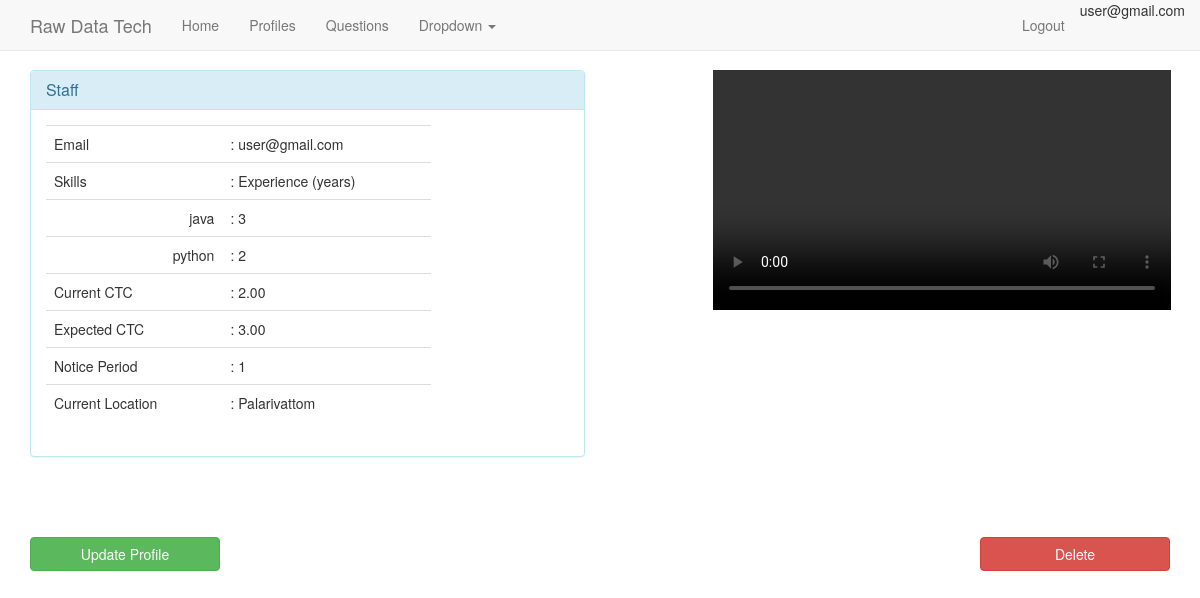
/profiles/1/ (signed in), run on the app's committed database.
### recruits/models.py (models this page shows, shortened)
class CustomUser(AbstractBaseUser, PermissionsMixin):
    email = models.EmailField(unique=True)
    name = models.CharField(max_length=30)
    address = models.CharField(max_length=50)
    date_joined = models.DateTimeField(auto_now_add=True)
    is_active = models.BooleanField(default=True)
    is_staff = models.BooleanField(default=False)
    objects = UserManager()
    USERNAME_FIELD = 'email'
    REQUIRED_FIELDS = []
    class Meta:
        verbose_name = 'user'
        verbose_name_plural = 'users'
    def __str__(self):
        return self.email

class Profile(models.Model):
    user = models.ForeignKey(settings.AUTH_USER_MODEL, related_name='profiles')
    name = models.CharField(max_length=40)
    email = models.EmailField()
    location = models.CharField(max_length=20,)
    current_ctc = models.DecimalField(max_digits=3, decimal_places=2,)
    expected_ctc = models.DecimalField(max_digits=3, decimal_places=2,)
    notice_period = models.IntegerField()
    resume = models.FileField(upload_to='docs/', blank=True)
    recording = models.FileField(upload_to='media/', blank=True)
    recording_optional = models.FileField(blank=True)

class Skillset(models.Model):
    profile = models.ForeignKey(Profile, related_name='skills')
    skill = models.CharField(max_length=10)
    exp = models.IntegerField()
    class Meta:
        unique_together = ('profile', 'skill', 'exp')

### recruits/views.py (the view)
# urls.py: url(r'profiles/(?P<id>[0-9]{1,2})/$', profile_detail, name='profile-detail'),
def profile_detail(request, id=None):
    if not request.user.is_authenticated():
        return HttpResponse("You need to Login first.")
    elif request.user.is_authenticated():
        profile = Profile.objects.get(id=id)
        context = {
            'profile': profile
        }
        return render(request, 'recruits/detail.html', context)

### recruits/templates/recruits/detail.html (shortened to what this page needs)
{% extends "recruits/base.html" %}
{% load static %}
{% block content %}
<div class="container">
      <div class="row">
        <div class="col-xs-12 col-sm-12 col-md-6 col-lg-6 col-xs-offset-0 col-sm-offset-0 col-md-offset-0 col-lg-offset-0 toppad" >
          <div class="panel panel-info">
            <div class="panel-heading">
              <h3 class="panel-title">{{ profile.name }}</h3>
            </div>
            <div class="panel-body">
              <div class="row">
                <div class=" col-lg-9 col-lg-9 ">
                  <table class="table table-user-information">
                    <tbody>
                      <tr>
                        <td>Email</td>
                        <td>: {{ profile.email }}</td>
                      </tr>
                      <tr>
                        <td>Skills </td>
                        <td>: Experience (years)</td>
                      </tr>
                      {% for item in profile.skills.all %}
                      <tr>
                      <td class='text-right'>{{ item.skill }}</td>
                      <td>: {{ item.exp }}</td>
                      </tr>
                      {% endfor %}
                      <tr>
                        <td>Current CTC </td>
                        <td>: {{ profile.current_ctc }}</td>
                      </tr>
                      <tr>
                        <td>Expected CTC </td>
                        <td>: {{ profile.expected_ctc }}</td>
                      </tr>
                      <tr>
                        <td>Notice Period </td>
                        <td>: {{ profile.notice_period }}</td>
                      </tr>
                      <tr>
                        <td>Current Location </td>
                        <td>: {{ profile.location }}</td>
                      </tr>
                    </tbody>
                  </table>
                </div>
              </div>
            </div>
          </div>
        </div>
        {% if profile.recording %}
        <video class='col-sm-5 col-sm-offset-1' width="320" height="240" controls>
          <source src="{{ profile.recording.url }}" type="video/mp4"> Your browser does not support the video tag./>
        {% endif %}
        </video>
      </div>
      <br>
      <br>
      <br>
      <a class='btn btn-success col-sm-2' href='update/' role='button'>Update Profile</a>
      <a class='btn btn-danger pull-right col-sm-2' href='delete/' role='button'>Delete</a><br>
    </div>
  {% endblock %}

### recruits/templates/recruits/navbar.html (shortened to what this page needs)
<nav class="navbar navbar-default navbar-static-top">
  <div class="container">
    <div class="navbar-header">
      <a class="navbar-brand" href="#">Raw Data Tech</a>
    </div>
    <div id="navbar" class="navbar-collapse collapse">
      <ul class="nav navbar-nav">
        <li><a href="{% url 'recruits:home' %}">Home</a></li>
         <li><a href='{% url "recruits:profile-list" %}'>Profiles</a></li></li>
          {% if request.user.is_authenticated %}
          <li><a href='{% url "questions:question-list" %}'>Questions</a></li></li>
          {% endif %}
        <li class="dropdown">
          <a href="#" class="dropdown-toggle" data-toggle="dropdown" role="button" aria-haspopup="true" aria-expanded="false">Dropdown <span class="caret"></span></a>
        </li>
      </ul>
      <ul class="nav navbar-nav navbar-right">
        {% if request.user.is_authenticated and not request.user.is_superuser %}
          <li class='pull-right'>{{ request.user }}<span class="sr-only">(current)</span></li>
          <li class='pull-right'><a  href='{% url "recruits:logout" %}'>Logout</a></li>
          {% elif request.user.is_authenticated and request.user.is_superuser %}
          <li class='pull-right acc-align'>{{ request.user }}<span class="sr-only">(current)</span></li>
          <li class='pull-right'><a  href='{% url "recruits:logout" %}'>Logout</a></li>
          <li class='pull-right'><a  href='/admin'>Admin Interface</a></li>
          {% else %}
          <li class='pull-right'><a  href='{% url "recruits:login" %}'>Login</a></li>
          {% endif %}
      </ul>
    </div>
  </div>
</nav>

### static/css/navbar-static-top.css (style rules this page uses)
body { min-height: 2000px; }
.navbar-static-top { margin-bottom: 19px; }

### data on the page
CustomUser: user "user@gmail.com"
Profile: name "Staff", email "user@gmail.com", current_ctc "2.00", expected_ctc "3.00", notice_period "1", location "Palarivattom"
Skillset: skill "java", exp "3"
Skillset: skill "python", exp "2"
